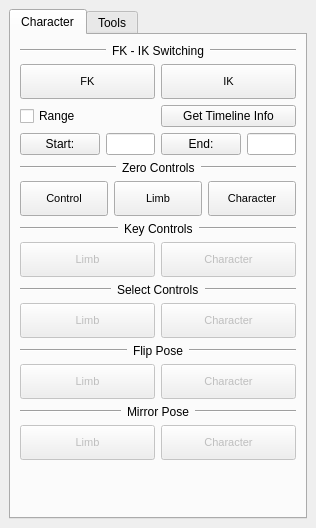
<?xml version="1.0" encoding="UTF-8"?>
<ui version="4.0">
 <class>MainWindow</class>
 <widget class="QMainWindow" name="MainWindow">
  <property name="geometry">
   <rect>
    <x>0</x>
    <y>0</y>
    <width>316</width>
    <height>528</height>
   </rect>
  </property>
  <property name="windowTitle">
   <string>MainWindow</string>
  </property>
  <widget class="QWidget" name="centralwidget">
   <layout class="QVBoxLayout" name="verticalLayout_3">
    <item>
     <widget class="QTabWidget" name="tatTabWidget">
      <property name="currentIndex">
       <number>0</number>
      </property>
      <widget class="QWidget" name="characterTab">
       <attribute name="title">
        <string>Character</string>
       </attribute>
       <layout class="QVBoxLayout" name="verticalLayout">
        <item>
         <layout class="QHBoxLayout" name="horizontalLayout_2">
          <item>
           <widget class="Line" name="line_23">
            <property name="sizePolicy">
             <sizepolicy hsizetype="Expanding" vsizetype="Fixed">
              <horstretch>0</horstretch>
              <verstretch>0</verstretch>
             </sizepolicy>
            </property>
            <property name="orientation">
             <enum>Qt::Horizontal</enum>
            </property>
           </widget>
          </item>
          <item>
           <widget class="QLabel" name="character_fkik_label">
            <property name="text">
             <string>FK - IK Switching</string>
            </property>
           </widget>
          </item>
          <item>
           <widget class="Line" name="line_2">
            <property name="sizePolicy">
             <sizepolicy hsizetype="Expanding" vsizetype="Fixed">
              <horstretch>0</horstretch>
              <verstretch>0</verstretch>
             </sizepolicy>
            </property>
            <property name="orientation">
             <enum>Qt::Horizontal</enum>
            </property>
           </widget>
          </item>
         </layout>
        </item>
        <item>
         <layout class="QHBoxLayout" name="horizontalLayout">
          <item>
           <widget class="QPushButton" name="character_fk_pushButton">
            <property name="sizePolicy">
             <sizepolicy hsizetype="Minimum" vsizetype="Minimum">
              <horstretch>0</horstretch>
              <verstretch>0</verstretch>
             </sizepolicy>
            </property>
            <property name="minimumSize">
             <size>
              <width>0</width>
              <height>35</height>
             </size>
            </property>
            <property name="font">
             <font>
              <pointsize>8</pointsize>
             </font>
            </property>
            <property name="text">
             <string>FK</string>
            </property>
           </widget>
          </item>
          <item>
           <widget class="QPushButton" name="character_ik_pushButton">
            <property name="sizePolicy">
             <sizepolicy hsizetype="Minimum" vsizetype="Minimum">
              <horstretch>0</horstretch>
              <verstretch>0</verstretch>
             </sizepolicy>
            </property>
            <property name="minimumSize">
             <size>
              <width>0</width>
              <height>35</height>
             </size>
            </property>
            <property name="font">
             <font>
              <pointsize>8</pointsize>
             </font>
            </property>
            <property name="text">
             <string>IK</string>
            </property>
           </widget>
          </item>
         </layout>
        </item>
        <item>
         <layout class="QHBoxLayout" name="horizontalLayout_26">
          <item>
           <widget class="QCheckBox" name="character_range_checkBox">
            <property name="text">
             <string>Range</string>
            </property>
           </widget>
          </item>
          <item>
           <widget class="QPushButton" name="character_getTimeline_pushButton">
            <property name="text">
             <string>Get Timeline Info</string>
            </property>
           </widget>
          </item>
         </layout>
        </item>
        <item>
         <layout class="QHBoxLayout" name="horizontalLayout_27">
          <item>
           <layout class="QHBoxLayout" name="horizontalLayout_7">
            <item>
             <widget class="QPushButton" name="character_start_pushButton">
              <property name="text">
               <string>Start:</string>
              </property>
             </widget>
            </item>
            <item>
             <widget class="QLineEdit" name="character_start_lineEdit">
              <property name="maximumSize">
               <size>
                <width>16777215</width>
                <height>16777215</height>
               </size>
              </property>
             </widget>
            </item>
           </layout>
          </item>
          <item>
           <layout class="QHBoxLayout" name="horizontalLayout_13">
            <item>
             <widget class="QPushButton" name="character_end_pushButton">
              <property name="text">
               <string>End:</string>
              </property>
             </widget>
            </item>
            <item>
             <widget class="QLineEdit" name="character_end_lineEdit">
              <property name="maximumSize">
               <size>
                <width>16777215</width>
                <height>16777215</height>
               </size>
              </property>
             </widget>
            </item>
           </layout>
          </item>
         </layout>
        </item>
        <item>
         <layout class="QHBoxLayout" name="horizontalLayout_8">
          <item>
           <widget class="Line" name="line_21">
            <property name="sizePolicy">
             <sizepolicy hsizetype="Expanding" vsizetype="Fixed">
              <horstretch>0</horstretch>
              <verstretch>0</verstretch>
             </sizepolicy>
            </property>
            <property name="orientation">
             <enum>Qt::Horizontal</enum>
            </property>
           </widget>
          </item>
          <item>
           <widget class="QLabel" name="character_zerocontrols_label">
            <property name="text">
             <string>Zero Controls</string>
            </property>
           </widget>
          </item>
          <item>
           <widget class="Line" name="line_4">
            <property name="sizePolicy">
             <sizepolicy hsizetype="Expanding" vsizetype="Fixed">
              <horstretch>0</horstretch>
              <verstretch>0</verstretch>
             </sizepolicy>
            </property>
            <property name="orientation">
             <enum>Qt::Horizontal</enum>
            </property>
           </widget>
          </item>
         </layout>
        </item>
        <item>
         <layout class="QHBoxLayout" name="horizontalLayout_3">
          <item>
           <widget class="QPushButton" name="character_zerocontrol_pushButton">
            <property name="enabled">
             <bool>true</bool>
            </property>
            <property name="sizePolicy">
             <sizepolicy hsizetype="Minimum" vsizetype="Minimum">
              <horstretch>0</horstretch>
              <verstretch>0</verstretch>
             </sizepolicy>
            </property>
            <property name="minimumSize">
             <size>
              <width>0</width>
              <height>35</height>
             </size>
            </property>
            <property name="font">
             <font>
              <pointsize>8</pointsize>
             </font>
            </property>
            <property name="text">
             <string>Control</string>
            </property>
           </widget>
          </item>
          <item>
           <widget class="QPushButton" name="character_zerolimb_pushButton">
            <property name="enabled">
             <bool>true</bool>
            </property>
            <property name="sizePolicy">
             <sizepolicy hsizetype="Minimum" vsizetype="Minimum">
              <horstretch>0</horstretch>
              <verstretch>0</verstretch>
             </sizepolicy>
            </property>
            <property name="minimumSize">
             <size>
              <width>0</width>
              <height>35</height>
             </size>
            </property>
            <property name="font">
             <font>
              <pointsize>8</pointsize>
             </font>
            </property>
            <property name="text">
             <string>Limb</string>
            </property>
           </widget>
          </item>
          <item>
           <widget class="QPushButton" name="character_zerocharacter_pushButton">
            <property name="enabled">
             <bool>true</bool>
            </property>
            <property name="sizePolicy">
             <sizepolicy hsizetype="Minimum" vsizetype="Minimum">
              <horstretch>0</horstretch>
              <verstretch>0</verstretch>
             </sizepolicy>
            </property>
            <property name="minimumSize">
             <size>
              <width>0</width>
              <height>35</height>
             </size>
            </property>
            <property name="font">
             <font>
              <pointsize>8</pointsize>
             </font>
            </property>
            <property name="text">
             <string>Character</string>
            </property>
           </widget>
          </item>
         </layout>
        </item>
        <item>
         <layout class="QHBoxLayout" name="horizontalLayout_9">
          <item>
           <widget class="Line" name="line_20">
            <property name="sizePolicy">
             <sizepolicy hsizetype="Expanding" vsizetype="Fixed">
              <horstretch>0</horstretch>
              <verstretch>0</verstretch>
             </sizepolicy>
            </property>
            <property name="orientation">
             <enum>Qt::Horizontal</enum>
            </property>
           </widget>
          </item>
          <item>
           <widget class="QLabel" name="character_keycontrols_pushButton">
            <property name="text">
             <string>Key Controls</string>
            </property>
           </widget>
          </item>
          <item>
           <widget class="Line" name="line_8">
            <property name="sizePolicy">
             <sizepolicy hsizetype="Expanding" vsizetype="Fixed">
              <horstretch>0</horstretch>
              <verstretch>0</verstretch>
             </sizepolicy>
            </property>
            <property name="orientation">
             <enum>Qt::Horizontal</enum>
            </property>
           </widget>
          </item>
         </layout>
        </item>
        <item>
         <layout class="QHBoxLayout" name="horizontalLayout_15">
          <item>
           <widget class="QPushButton" name="character_keylimb_pushButton">
            <property name="enabled">
             <bool>false</bool>
            </property>
            <property name="sizePolicy">
             <sizepolicy hsizetype="Minimum" vsizetype="Minimum">
              <horstretch>0</horstretch>
              <verstretch>0</verstretch>
             </sizepolicy>
            </property>
            <property name="minimumSize">
             <size>
              <width>0</width>
              <height>35</height>
             </size>
            </property>
            <property name="font">
             <font>
              <pointsize>8</pointsize>
             </font>
            </property>
            <property name="text">
             <string>Limb</string>
            </property>
           </widget>
          </item>
          <item>
           <widget class="QPushButton" name="character_keycharacter_pushButton">
            <property name="enabled">
             <bool>false</bool>
            </property>
            <property name="sizePolicy">
             <sizepolicy hsizetype="Minimum" vsizetype="Minimum">
              <horstretch>0</horstretch>
              <verstretch>0</verstretch>
             </sizepolicy>
            </property>
            <property name="minimumSize">
             <size>
              <width>0</width>
              <height>35</height>
             </size>
            </property>
            <property name="font">
             <font>
              <pointsize>8</pointsize>
             </font>
            </property>
            <property name="text">
             <string>Character</string>
            </property>
           </widget>
          </item>
         </layout>
        </item>
        <item>
         <layout class="QHBoxLayout" name="horizontalLayout_10">
          <item>
           <widget class="Line" name="line_19">
            <property name="sizePolicy">
             <sizepolicy hsizetype="Expanding" vsizetype="Fixed">
              <horstretch>0</horstretch>
              <verstretch>0</verstretch>
             </sizepolicy>
            </property>
            <property name="orientation">
             <enum>Qt::Horizontal</enum>
            </property>
           </widget>
          </item>
          <item>
           <widget class="QLabel" name="character_selectcontrols_pushButton">
            <property name="text">
             <string>Select Controls</string>
            </property>
           </widget>
          </item>
          <item>
           <widget class="Line" name="line_5">
            <property name="sizePolicy">
             <sizepolicy hsizetype="Expanding" vsizetype="Fixed">
              <horstretch>0</horstretch>
              <verstretch>0</verstretch>
             </sizepolicy>
            </property>
            <property name="orientation">
             <enum>Qt::Horizontal</enum>
            </property>
           </widget>
          </item>
         </layout>
        </item>
        <item>
         <layout class="QHBoxLayout" name="horizontalLayout_4">
          <item>
           <widget class="QPushButton" name="character_selectlimb_pushButton">
            <property name="enabled">
             <bool>false</bool>
            </property>
            <property name="sizePolicy">
             <sizepolicy hsizetype="Minimum" vsizetype="Minimum">
              <horstretch>0</horstretch>
              <verstretch>0</verstretch>
             </sizepolicy>
            </property>
            <property name="minimumSize">
             <size>
              <width>0</width>
              <height>35</height>
             </size>
            </property>
            <property name="font">
             <font>
              <pointsize>8</pointsize>
             </font>
            </property>
            <property name="text">
             <string>Limb</string>
            </property>
           </widget>
          </item>
          <item>
           <widget class="QPushButton" name="character_selectcharacter_pushButton">
            <property name="enabled">
             <bool>false</bool>
            </property>
            <property name="sizePolicy">
             <sizepolicy hsizetype="Minimum" vsizetype="Minimum">
              <horstretch>0</horstretch>
              <verstretch>0</verstretch>
             </sizepolicy>
            </property>
            <property name="minimumSize">
             <size>
              <width>0</width>
              <height>35</height>
             </size>
            </property>
            <property name="font">
             <font>
              <pointsize>8</pointsize>
             </font>
            </property>
            <property name="text">
             <string>Character</string>
            </property>
           </widget>
          </item>
         </layout>
        </item>
        <item>
         <layout class="QHBoxLayout" name="horizontalLayout_11">
          <item>
           <widget class="Line" name="line_18">
            <property name="sizePolicy">
             <sizepolicy hsizetype="Expanding" vsizetype="Fixed">
              <horstretch>0</horstretch>
              <verstretch>0</verstretch>
             </sizepolicy>
            </property>
            <property name="orientation">
             <enum>Qt::Horizontal</enum>
            </property>
           </widget>
          </item>
          <item>
           <widget class="QLabel" name="character_flippose_label">
            <property name="text">
             <string>Flip Pose</string>
            </property>
           </widget>
          </item>
          <item>
           <widget class="Line" name="line_6">
            <property name="sizePolicy">
             <sizepolicy hsizetype="Expanding" vsizetype="Fixed">
              <horstretch>0</horstretch>
              <verstretch>0</verstretch>
             </sizepolicy>
            </property>
            <property name="orientation">
             <enum>Qt::Horizontal</enum>
            </property>
           </widget>
          </item>
         </layout>
        </item>
        <item>
         <layout class="QHBoxLayout" name="horizontalLayout_5">
          <item>
           <widget class="QPushButton" name="character_fliplimb_pushButton">
            <property name="enabled">
             <bool>false</bool>
            </property>
            <property name="sizePolicy">
             <sizepolicy hsizetype="Minimum" vsizetype="Minimum">
              <horstretch>0</horstretch>
              <verstretch>0</verstretch>
             </sizepolicy>
            </property>
            <property name="minimumSize">
             <size>
              <width>0</width>
              <height>35</height>
             </size>
            </property>
            <property name="font">
             <font>
              <pointsize>8</pointsize>
             </font>
            </property>
            <property name="text">
             <string>Limb</string>
            </property>
           </widget>
          </item>
          <item>
           <widget class="QPushButton" name="character_flipcharacter_pushButton">
            <property name="enabled">
             <bool>false</bool>
            </property>
            <property name="sizePolicy">
             <sizepolicy hsizetype="Minimum" vsizetype="Minimum">
              <horstretch>0</horstretch>
              <verstretch>0</verstretch>
             </sizepolicy>
            </property>
            <property name="minimumSize">
             <size>
              <width>0</width>
              <height>35</height>
             </size>
            </property>
            <property name="font">
             <font>
              <pointsize>8</pointsize>
             </font>
            </property>
            <property name="text">
             <string>Character</string>
            </property>
           </widget>
          </item>
         </layout>
        </item>
        <item>
         <layout class="QHBoxLayout" name="horizontalLayout_12">
          <item>
           <widget class="Line" name="line_17">
            <property name="sizePolicy">
             <sizepolicy hsizetype="Expanding" vsizetype="Fixed">
              <horstretch>0</horstretch>
              <verstretch>0</verstretch>
             </sizepolicy>
            </property>
            <property name="orientation">
             <enum>Qt::Horizontal</enum>
            </property>
           </widget>
          </item>
          <item>
           <widget class="QLabel" name="character_mirrorpose_label">
            <property name="text">
             <string>Mirror Pose</string>
            </property>
           </widget>
          </item>
          <item>
           <widget class="Line" name="line_7">
            <property name="sizePolicy">
             <sizepolicy hsizetype="Expanding" vsizetype="Fixed">
              <horstretch>0</horstretch>
              <verstretch>0</verstretch>
             </sizepolicy>
            </property>
            <property name="orientation">
             <enum>Qt::Horizontal</enum>
            </property>
           </widget>
          </item>
         </layout>
        </item>
        <item>
         <layout class="QHBoxLayout" name="horizontalLayout_6">
          <item>
           <widget class="QPushButton" name="character_mirrorlimb_pushButton">
            <property name="enabled">
             <bool>false</bool>
            </property>
            <property name="sizePolicy">
             <sizepolicy hsizetype="Minimum" vsizetype="Minimum">
              <horstretch>0</horstretch>
              <verstretch>0</verstretch>
             </sizepolicy>
            </property>
            <property name="minimumSize">
             <size>
              <width>0</width>
              <height>35</height>
             </size>
            </property>
            <property name="font">
             <font>
              <pointsize>8</pointsize>
             </font>
            </property>
            <property name="text">
             <string>Limb</string>
            </property>
            <property name="checkable">
             <bool>false</bool>
            </property>
           </widget>
          </item>
          <item>
           <widget class="QPushButton" name="character_mirrorcharacter_pushButton">
            <property name="enabled">
             <bool>false</bool>
            </property>
            <property name="sizePolicy">
             <sizepolicy hsizetype="Minimum" vsizetype="Minimum">
              <horstretch>0</horstretch>
              <verstretch>0</verstretch>
             </sizepolicy>
            </property>
            <property name="minimumSize">
             <size>
              <width>0</width>
              <height>35</height>
             </size>
            </property>
            <property name="font">
             <font>
              <pointsize>8</pointsize>
             </font>
            </property>
            <property name="text">
             <string>Character</string>
            </property>
           </widget>
          </item>
         </layout>
        </item>
        <item>
         <spacer name="verticalSpacer">
          <property name="orientation">
           <enum>Qt::Vertical</enum>
          </property>
          <property name="sizeHint" stdset="0">
           <size>
            <width>20</width>
            <height>40</height>
           </size>
          </property>
         </spacer>
        </item>
       </layout>
      </widget>
      <widget class="QWidget" name="toolsTab">
       <attribute name="title">
        <string>Tools</string>
       </attribute>
       <layout class="QVBoxLayout" name="verticalLayout_2">
        <item>
         <layout class="QHBoxLayout" name="horizontalLayout_16">
          <item>
           <widget class="QPushButton" name="tools_zvparentmaster_pushButton">
            <property name="sizePolicy">
             <sizepolicy hsizetype="Minimum" vsizetype="Minimum">
              <horstretch>0</horstretch>
              <verstretch>0</verstretch>
             </sizepolicy>
            </property>
            <property name="minimumSize">
             <size>
              <width>0</width>
              <height>35</height>
             </size>
            </property>
            <property name="text">
             <string>Zv Parent Master</string>
            </property>
           </widget>
          </item>
          <item>
           <widget class="QPushButton" name="zvChain_pushButton">
            <property name="minimumSize">
             <size>
              <width>0</width>
              <height>35</height>
             </size>
            </property>
            <property name="text">
             <string>Zv Chain</string>
            </property>
           </widget>
          </item>
          <item>
           <widget class="Line" name="line_9">
            <property name="orientation">
             <enum>Qt::Vertical</enum>
            </property>
           </widget>
          </item>
          <item>
           <widget class="QPushButton" name="tools_zvparentmasterhelp_pushButton">
            <property name="sizePolicy">
             <sizepolicy hsizetype="Minimum" vsizetype="Minimum">
              <horstretch>0</horstretch>
              <verstretch>0</verstretch>
             </sizepolicy>
            </property>
            <property name="minimumSize">
             <size>
              <width>30</width>
              <height>35</height>
             </size>
            </property>
            <property name="maximumSize">
             <size>
              <width>25</width>
              <height>16777215</height>
             </size>
            </property>
            <property name="text">
             <string>?</string>
            </property>
           </widget>
          </item>
         </layout>
        </item>
        <item>
         <layout class="QHBoxLayout" name="horizontalLayout_18">
          <item>
           <widget class="QPushButton" name="tools_breakdowndragger_pushButton">
            <property name="sizePolicy">
             <sizepolicy hsizetype="Minimum" vsizetype="Minimum">
              <horstretch>0</horstretch>
              <verstretch>0</verstretch>
             </sizepolicy>
            </property>
            <property name="minimumSize">
             <size>
              <width>0</width>
              <height>35</height>
             </size>
            </property>
            <property name="text">
             <string>Breakdown Dragger</string>
            </property>
           </widget>
          </item>
          <item>
           <widget class="Line" name="line_11">
            <property name="orientation">
             <enum>Qt::Vertical</enum>
            </property>
           </widget>
          </item>
          <item>
           <widget class="QPushButton" name="tools_breakdowndraggerhelp_pushButton">
            <property name="sizePolicy">
             <sizepolicy hsizetype="Minimum" vsizetype="Minimum">
              <horstretch>0</horstretch>
              <verstretch>0</verstretch>
             </sizepolicy>
            </property>
            <property name="minimumSize">
             <size>
              <width>30</width>
              <height>35</height>
             </size>
            </property>
            <property name="maximumSize">
             <size>
              <width>25</width>
              <height>16777215</height>
             </size>
            </property>
            <property name="text">
             <string>?</string>
            </property>
           </widget>
          </item>
         </layout>
        </item>
        <item>
         <layout class="QHBoxLayout" name="horizontalLayout_19">
          <item>
           <widget class="QPushButton" name="tools_holdkey_pushButton">
            <property name="sizePolicy">
             <sizepolicy hsizetype="Minimum" vsizetype="Minimum">
              <horstretch>0</horstretch>
              <verstretch>0</verstretch>
             </sizepolicy>
            </property>
            <property name="minimumSize">
             <size>
              <width>0</width>
              <height>35</height>
             </size>
            </property>
            <property name="text">
             <string>Hold Key</string>
            </property>
           </widget>
          </item>
          <item>
           <widget class="Line" name="line_12">
            <property name="orientation">
             <enum>Qt::Vertical</enum>
            </property>
           </widget>
          </item>
          <item>
           <widget class="QPushButton" name="tools_holdkeyhelp_pushButton">
            <property name="sizePolicy">
             <sizepolicy hsizetype="Minimum" vsizetype="Minimum">
              <horstretch>0</horstretch>
              <verstretch>0</verstretch>
             </sizepolicy>
            </property>
            <property name="minimumSize">
             <size>
              <width>30</width>
              <height>35</height>
             </size>
            </property>
            <property name="maximumSize">
             <size>
              <width>25</width>
              <height>16777215</height>
             </size>
            </property>
            <property name="text">
             <string>?</string>
            </property>
           </widget>
          </item>
         </layout>
        </item>
        <item>
         <layout class="QHBoxLayout" name="horizontalLayout_20">
          <item>
           <widget class="QPushButton" name="tools_keyvaluedragger_pushButton">
            <property name="sizePolicy">
             <sizepolicy hsizetype="Minimum" vsizetype="Minimum">
              <horstretch>0</horstretch>
              <verstretch>0</verstretch>
             </sizepolicy>
            </property>
            <property name="minimumSize">
             <size>
              <width>0</width>
              <height>35</height>
             </size>
            </property>
            <property name="text">
             <string>Key Value Dragger</string>
            </property>
           </widget>
          </item>
          <item>
           <widget class="Line" name="line_13">
            <property name="orientation">
             <enum>Qt::Vertical</enum>
            </property>
           </widget>
          </item>
          <item>
           <widget class="QPushButton" name="tools_keyvaluedraggerhelp_pushButton">
            <property name="sizePolicy">
             <sizepolicy hsizetype="Minimum" vsizetype="Minimum">
              <horstretch>0</horstretch>
              <verstretch>0</verstretch>
             </sizepolicy>
            </property>
            <property name="minimumSize">
             <size>
              <width>30</width>
              <height>35</height>
             </size>
            </property>
            <property name="maximumSize">
             <size>
              <width>25</width>
              <height>16777215</height>
             </size>
            </property>
            <property name="text">
             <string>?</string>
            </property>
           </widget>
          </item>
         </layout>
        </item>
        <item>
         <layout class="QHBoxLayout" name="horizontalLayout_17">
          <item>
           <widget class="QPushButton" name="tools_keycleanup_pushButton">
            <property name="sizePolicy">
             <sizepolicy hsizetype="Minimum" vsizetype="Minimum">
              <horstretch>0</horstretch>
              <verstretch>0</verstretch>
             </sizepolicy>
            </property>
            <property name="minimumSize">
             <size>
              <width>0</width>
              <height>35</height>
             </size>
            </property>
            <property name="text">
             <string>Key Clean Up</string>
            </property>
           </widget>
          </item>
          <item>
           <widget class="Line" name="line_25">
            <property name="orientation">
             <enum>Qt::Vertical</enum>
            </property>
           </widget>
          </item>
          <item>
           <widget class="QPushButton" name="tools_keycleanuphelp_pushButton">
            <property name="enabled">
             <bool>true</bool>
            </property>
            <property name="sizePolicy">
             <sizepolicy hsizetype="Minimum" vsizetype="Minimum">
              <horstretch>0</horstretch>
              <verstretch>0</verstretch>
             </sizepolicy>
            </property>
            <property name="minimumSize">
             <size>
              <width>30</width>
              <height>35</height>
             </size>
            </property>
            <property name="maximumSize">
             <size>
              <width>25</width>
              <height>16777215</height>
             </size>
            </property>
            <property name="text">
             <string>?</string>
            </property>
           </widget>
          </item>
         </layout>
        </item>
        <item>
         <layout class="QHBoxLayout" name="horizontalLayout_21">
          <item>
           <widget class="QPushButton" name="tools_changeRotationOrder_pushButton">
            <property name="sizePolicy">
             <sizepolicy hsizetype="Minimum" vsizetype="Minimum">
              <horstretch>0</horstretch>
              <verstretch>0</verstretch>
             </sizepolicy>
            </property>
            <property name="minimumSize">
             <size>
              <width>0</width>
              <height>35</height>
             </size>
            </property>
            <property name="text">
             <string>Change Rotation Order</string>
            </property>
           </widget>
          </item>
          <item>
           <widget class="QComboBox" name="tools_changeRotationOrder_comboBox">
            <property name="sizePolicy">
             <sizepolicy hsizetype="Preferred" vsizetype="Preferred">
              <horstretch>0</horstretch>
              <verstretch>0</verstretch>
             </sizepolicy>
            </property>
            <property name="minimumSize">
             <size>
              <width>0</width>
              <height>35</height>
             </size>
            </property>
            <property name="maximumSize">
             <size>
              <width>50</width>
              <height>16777215</height>
             </size>
            </property>
            <item>
             <property name="text">
              <string>xyz</string>
             </property>
            </item>
            <item>
             <property name="text">
              <string>yzx</string>
             </property>
            </item>
            <item>
             <property name="text">
              <string>zxy</string>
             </property>
            </item>
            <item>
             <property name="text">
              <string>xzy</string>
             </property>
            </item>
            <item>
             <property name="text">
              <string>yxz</string>
             </property>
            </item>
            <item>
             <property name="text">
              <string>zyx</string>
             </property>
            </item>
           </widget>
          </item>
          <item>
           <widget class="Line" name="line_26">
            <property name="orientation">
             <enum>Qt::Vertical</enum>
            </property>
           </widget>
          </item>
          <item>
           <widget class="QPushButton" name="tools_changeRotationOrderHelp_pushButton">
            <property name="enabled">
             <bool>true</bool>
            </property>
            <property name="sizePolicy">
             <sizepolicy hsizetype="Minimum" vsizetype="Minimum">
              <horstretch>0</horstretch>
              <verstretch>0</verstretch>
             </sizepolicy>
            </property>
            <property name="minimumSize">
             <size>
              <width>30</width>
              <height>35</height>
             </size>
            </property>
            <property name="maximumSize">
             <size>
              <width>25</width>
              <height>16777215</height>
             </size>
            </property>
            <property name="text">
             <string>?</string>
            </property>
           </widget>
          </item>
         </layout>
        </item>
        <item>
         <layout class="QHBoxLayout" name="horizontalLayout_23">
          <item>
           <widget class="QPushButton" name="tools_ghosting_pushButton">
            <property name="sizePolicy">
             <sizepolicy hsizetype="Minimum" vsizetype="Minimum">
              <horstretch>0</horstretch>
              <verstretch>0</verstretch>
             </sizepolicy>
            </property>
            <property name="minimumSize">
             <size>
              <width>0</width>
              <height>35</height>
             </size>
            </property>
            <property name="text">
             <string>Ghosting</string>
            </property>
           </widget>
          </item>
          <item>
           <widget class="Line" name="line_27">
            <property name="orientation">
             <enum>Qt::Vertical</enum>
            </property>
           </widget>
          </item>
          <item>
           <widget class="QPushButton" name="tools_ghostingHelp_pushButton">
            <property name="enabled">
             <bool>true</bool>
            </property>
            <property name="sizePolicy">
             <sizepolicy hsizetype="Minimum" vsizetype="Minimum">
              <horstretch>0</horstretch>
              <verstretch>0</verstretch>
             </sizepolicy>
            </property>
            <property name="minimumSize">
             <size>
              <width>30</width>
              <height>35</height>
             </size>
            </property>
            <property name="maximumSize">
             <size>
              <width>25</width>
              <height>16777215</height>
             </size>
            </property>
            <property name="text">
             <string>?</string>
            </property>
           </widget>
          </item>
         </layout>
        </item>
        <item>
         <widget class="QPushButton" name="tools_localizeImagePlane_pushButton">
          <property name="sizePolicy">
           <sizepolicy hsizetype="Minimum" vsizetype="Minimum">
            <horstretch>0</horstretch>
            <verstretch>0</verstretch>
           </sizepolicy>
          </property>
          <property name="minimumSize">
           <size>
            <width>0</width>
            <height>35</height>
           </size>
          </property>
          <property name="text">
           <string>Localize Image Plane</string>
          </property>
         </widget>
        </item>
        <item>
         <widget class="QPushButton" name="tools_rat_pushButton">
          <property name="sizePolicy">
           <sizepolicy hsizetype="Minimum" vsizetype="Minimum">
            <horstretch>0</horstretch>
            <verstretch>0</verstretch>
           </sizepolicy>
          </property>
          <property name="minimumSize">
           <size>
            <width>0</width>
            <height>35</height>
           </size>
          </property>
          <property name="text">
           <string>RAT</string>
          </property>
         </widget>
        </item>
        <item>
         <widget class="QPushButton" name="tools_paie_pushButton">
          <property name="sizePolicy">
           <sizepolicy hsizetype="Minimum" vsizetype="Minimum">
            <horstretch>0</horstretch>
            <verstretch>0</verstretch>
           </sizepolicy>
          </property>
          <property name="minimumSize">
           <size>
            <width>0</width>
            <height>35</height>
           </size>
          </property>
          <property name="text">
           <string>PAIE</string>
          </property>
         </widget>
        </item>
        <item>
         <widget class="QPushButton" name="collisionDeformer_pushButton">
          <property name="minimumSize">
           <size>
            <width>0</width>
            <height>35</height>
           </size>
          </property>
          <property name="text">
           <string>Collision Deformer</string>
          </property>
         </widget>
        </item>
        <item>
         <spacer name="verticalSpacer_2">
          <property name="orientation">
           <enum>Qt::Vertical</enum>
          </property>
          <property name="sizeHint" stdset="0">
           <size>
            <width>20</width>
            <height>40</height>
           </size>
          </property>
         </spacer>
        </item>
       </layout>
      </widget>
     </widget>
    </item>
   </layout>
  </widget>
 </widget>
 <resources/>
 <connections/>
</ui>
